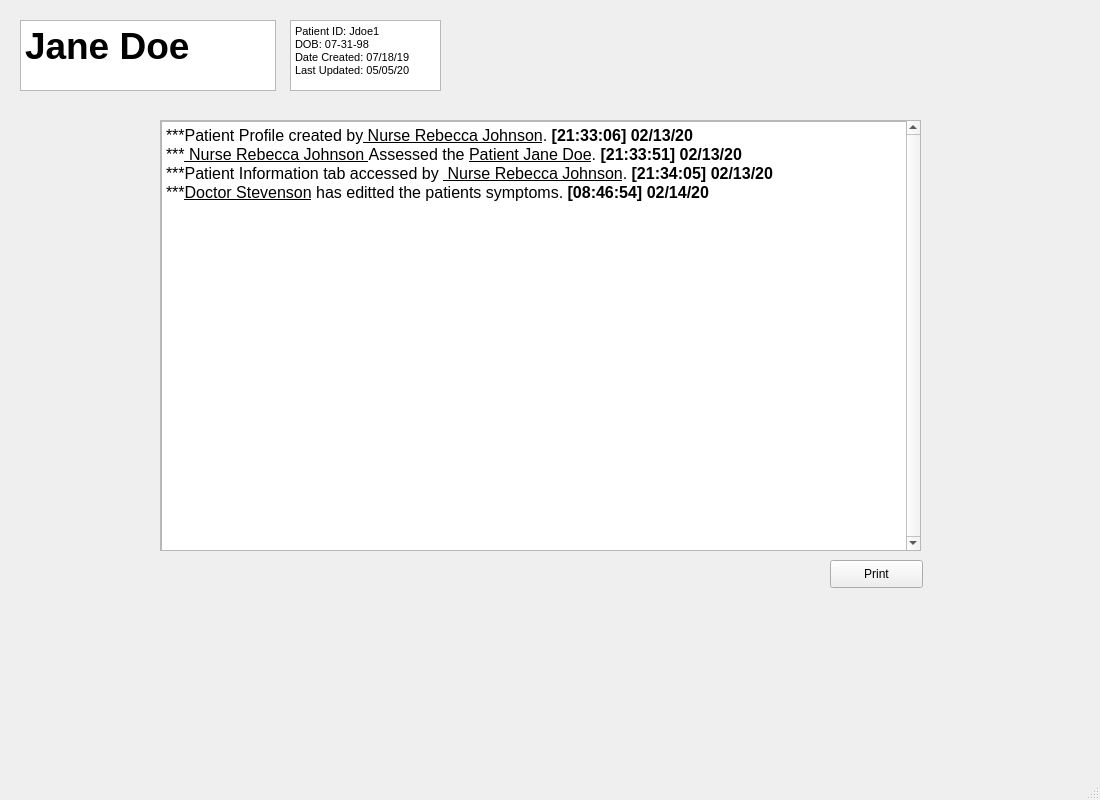
<?xml version="1.0" encoding="UTF-8"?>
<ui version="4.0">
 <class>MainWindow</class>
 <widget class="QMainWindow" name="MainWindow">
  <property name="geometry">
   <rect>
    <x>0</x>
    <y>0</y>
    <width>1100</width>
    <height>800</height>
   </rect>
  </property>
  <property name="minimumSize">
   <size>
    <width>1100</width>
    <height>800</height>
   </size>
  </property>
  <property name="maximumSize">
   <size>
    <width>1100</width>
    <height>800</height>
   </size>
  </property>
  <property name="windowTitle">
   <string>MainWindow</string>
  </property>
  <widget class="QWidget" name="centralwidget">
   <widget class="QTextBrowser" name="patientName">
    <property name="geometry">
     <rect>
      <x>20</x>
      <y>20</y>
      <width>256</width>
      <height>71</height>
     </rect>
    </property>
    <property name="html">
     <string>&lt;!DOCTYPE HTML PUBLIC &quot;-//W3C//DTD HTML 4.0//EN&quot; &quot;http://www.w3.org/TR/REC-html40/strict.dtd&quot;&gt;
&lt;html&gt;&lt;head&gt;&lt;meta name=&quot;qrichtext&quot; content=&quot;1&quot; /&gt;&lt;style type=&quot;text/css&quot;&gt;
p, li { white-space: pre-wrap; }
&lt;/style&gt;&lt;/head&gt;&lt;body style=&quot; font-family:'MS Shell Dlg 2'; font-size:7.8pt; font-weight:400; font-style:normal;&quot;&gt;
&lt;p style=&quot; margin-top:0px; margin-bottom:0px; margin-left:0px; margin-right:0px; -qt-block-indent:0; text-indent:0px;&quot;&gt;&lt;span style=&quot; font-size:28pt; font-weight:600;&quot;&gt;Jane Doe&lt;/span&gt;&lt;/p&gt;&lt;/body&gt;&lt;/html&gt;</string>
    </property>
   </widget>
   <widget class="QTextBrowser" name="patientInfo">
    <property name="geometry">
     <rect>
      <x>290</x>
      <y>20</y>
      <width>151</width>
      <height>71</height>
     </rect>
    </property>
    <property name="html">
     <string>&lt;!DOCTYPE HTML PUBLIC &quot;-//W3C//DTD HTML 4.0//EN&quot; &quot;http://www.w3.org/TR/REC-html40/strict.dtd&quot;&gt;
&lt;html&gt;&lt;head&gt;&lt;meta name=&quot;qrichtext&quot; content=&quot;1&quot; /&gt;&lt;style type=&quot;text/css&quot;&gt;
p, li { white-space: pre-wrap; }
&lt;/style&gt;&lt;/head&gt;&lt;body style=&quot; font-family:'MS Shell Dlg 2'; font-size:7.8pt; font-weight:400; font-style:normal;&quot;&gt;
&lt;p style=&quot; margin-top:0px; margin-bottom:0px; margin-left:0px; margin-right:0px; -qt-block-indent:0; text-indent:0px;&quot;&gt;&lt;span style=&quot; font-size:8pt;&quot;&gt;Patient ID: Jdoe1&lt;/span&gt;&lt;/p&gt;
&lt;p style=&quot; margin-top:0px; margin-bottom:0px; margin-left:0px; margin-right:0px; -qt-block-indent:0; text-indent:0px;&quot;&gt;&lt;span style=&quot; font-size:8pt;&quot;&gt;DOB: 07-31-98&lt;/span&gt;&lt;/p&gt;
&lt;p style=&quot; margin-top:0px; margin-bottom:0px; margin-left:0px; margin-right:0px; -qt-block-indent:0; text-indent:0px;&quot;&gt;&lt;span style=&quot; font-size:8pt;&quot;&gt;Date Created: 07/18/19&lt;/span&gt;&lt;/p&gt;
&lt;p style=&quot; margin-top:0px; margin-bottom:0px; margin-left:0px; margin-right:0px; -qt-block-indent:0; text-indent:0px;&quot;&gt;&lt;span style=&quot; font-size:8pt;&quot;&gt;Last Updated: 05/05/20&lt;/span&gt;&lt;/p&gt;&lt;/body&gt;&lt;/html&gt;</string>
    </property>
   </widget>
   <widget class="QScrollArea" name="scrollArea">
    <property name="geometry">
     <rect>
      <x>160</x>
      <y>120</y>
      <width>761</width>
      <height>431</height>
     </rect>
    </property>
    <property name="verticalScrollBarPolicy">
     <enum>Qt::ScrollBarAlwaysOn</enum>
    </property>
    <property name="widgetResizable">
     <bool>true</bool>
    </property>
    <widget class="QWidget" name="scrollAreaWidgetContents">
     <property name="geometry">
      <rect>
       <x>0</x>
       <y>0</y>
       <width>738</width>
       <height>429</height>
      </rect>
     </property>
     <widget class="QTextBrowser" name="historyLogs">
      <property name="geometry">
       <rect>
        <x>0</x>
        <y>0</y>
        <width>751</width>
        <height>451</height>
       </rect>
      </property>
      <property name="html">
       <string>&lt;!DOCTYPE HTML PUBLIC &quot;-//W3C//DTD HTML 4.0//EN&quot; &quot;http://www.w3.org/TR/REC-html40/strict.dtd&quot;&gt;
&lt;html&gt;&lt;head&gt;&lt;meta name=&quot;qrichtext&quot; content=&quot;1&quot; /&gt;&lt;style type=&quot;text/css&quot;&gt;
p, li { white-space: pre-wrap; }
&lt;/style&gt;&lt;/head&gt;&lt;body style=&quot; font-family:'MS Shell Dlg 2'; font-size:7.8pt; font-weight:400; font-style:normal;&quot;&gt;
&lt;p style=&quot; margin-top:0px; margin-bottom:0px; margin-left:0px; margin-right:0px; -qt-block-indent:0; text-indent:0px;&quot;&gt;&lt;span style=&quot; font-size:12pt;&quot;&gt;***Patient Profile created by&lt;/span&gt;&lt;span style=&quot; font-size:12pt; text-decoration: underline;&quot;&gt; Nurse Rebecca Johnson&lt;/span&gt;&lt;span style=&quot; font-size:12pt;&quot;&gt;. &lt;/span&gt;&lt;span style=&quot; font-size:12pt; font-weight:600;&quot;&gt;[21:33:06] 02/13/20&lt;/span&gt;&lt;/p&gt;
&lt;p style=&quot; margin-top:0px; margin-bottom:0px; margin-left:0px; margin-right:0px; -qt-block-indent:0; text-indent:0px;&quot;&gt;&lt;span style=&quot; font-size:12pt;&quot;&gt;***&lt;/span&gt;&lt;span style=&quot; font-size:12pt; text-decoration: underline;&quot;&gt; Nurse Rebecca Johnson &lt;/span&gt;&lt;span style=&quot; font-size:12pt;&quot;&gt;Assessed the &lt;/span&gt;&lt;span style=&quot; font-size:12pt; text-decoration: underline;&quot;&gt;Patient Jane Doe&lt;/span&gt;&lt;span style=&quot; font-size:12pt;&quot;&gt;. &lt;/span&gt;&lt;span style=&quot; font-size:12pt; font-weight:600;&quot;&gt;[21:33:51] 02/13/20&lt;/span&gt;&lt;/p&gt;
&lt;p style=&quot; margin-top:0px; margin-bottom:0px; margin-left:0px; margin-right:0px; -qt-block-indent:0; text-indent:0px;&quot;&gt;&lt;span style=&quot; font-size:12pt;&quot;&gt;***Patient Information tab accessed by &lt;/span&gt;&lt;span style=&quot; font-size:12pt; text-decoration: underline;&quot;&gt; Nurse Rebecca Johnson&lt;/span&gt;&lt;span style=&quot; font-size:12pt;&quot;&gt;. &lt;/span&gt;&lt;span style=&quot; font-size:12pt; font-weight:600;&quot;&gt;[21:34:05] 02/13/20&lt;/span&gt;&lt;/p&gt;
&lt;p style=&quot; margin-top:0px; margin-bottom:0px; margin-left:0px; margin-right:0px; -qt-block-indent:0; text-indent:0px;&quot;&gt;&lt;span style=&quot; font-size:12pt;&quot;&gt;***&lt;/span&gt;&lt;span style=&quot; font-size:12pt; text-decoration: underline;&quot;&gt;Doctor Stevenson&lt;/span&gt;&lt;span style=&quot; font-size:12pt;&quot;&gt; has editted the patients symptoms. &lt;/span&gt;&lt;span style=&quot; font-size:12pt; font-weight:600;&quot;&gt;[08:46:54] 02/14/20&lt;/span&gt;&lt;/p&gt;&lt;/body&gt;&lt;/html&gt;</string>
      </property>
     </widget>
    </widget>
   </widget>
   <widget class="QToolButton" name="button_printLogs">
    <property name="geometry">
     <rect>
      <x>830</x>
      <y>560</y>
      <width>93</width>
      <height>28</height>
     </rect>
    </property>
    <property name="text">
     <string>Print</string>
    </property>
   </widget>
  </widget>
  <widget class="QMenuBar" name="menubar">
   <property name="geometry">
    <rect>
     <x>0</x>
     <y>0</y>
     <width>1100</width>
     <height>26</height>
    </rect>
   </property>
  </widget>
  <widget class="QStatusBar" name="statusbar"/>
 </widget>
 <resources/>
 <connections/>
</ui>
